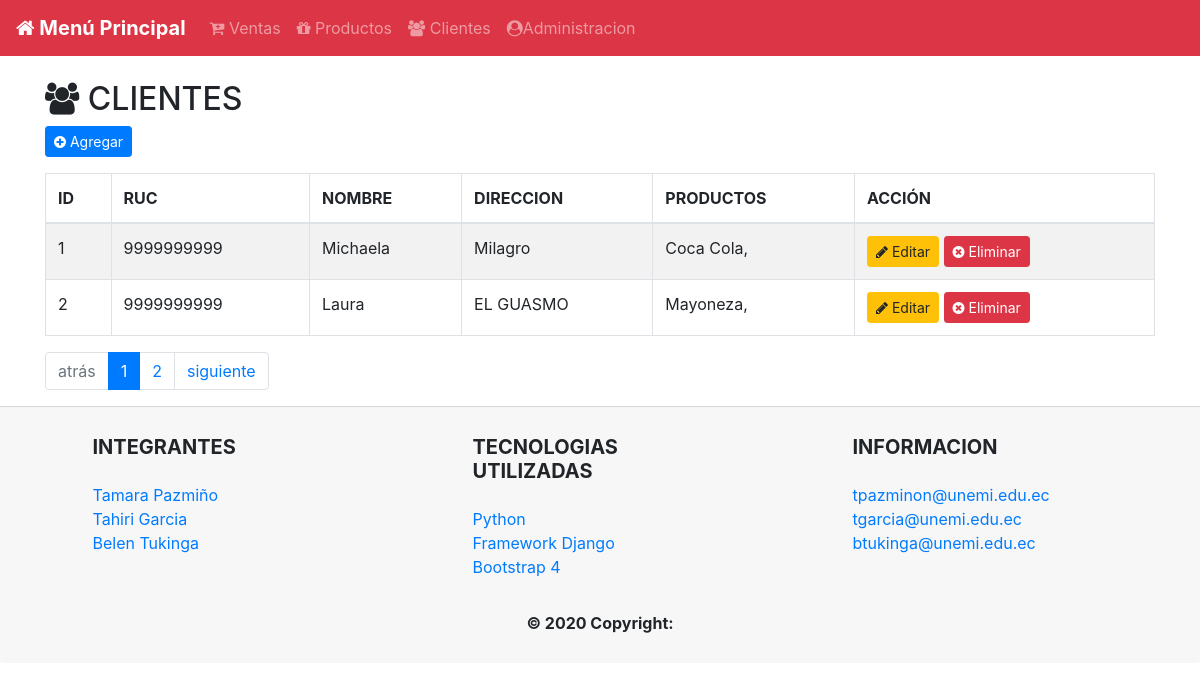
/clientes/, run on the app's committed database.
### appFacturacion/models.py (models this page shows, shortened)
class Cliente(models.Model):
    ruc = models.CharField(max_length=13)
    nombre = models.CharField(max_length=300)
    direccion = models.TextField(blank=True, null=True)
    producto = models.ManyToManyField(Producto)
    class Meta:
        verbose_name = 'Cliente'
        verbose_name_plural = 'Clientes'

### appFacturacion/views.py (the view)
# urls.py: path('clientes/',clientemostrar,name='clientes'),
def clientemostrar(request):
    cli = Cliente.objects.all()
    paginas = request.GET.get('page', 1)
    paginacion = Paginator(cli, 2)  # numero de paginas
    cli = paginacion.page(paginas)
    clientes = Cliente.objects.prefetch_related(
        'producto').all().values('id', 'producto__descripcion')
    return render(request, 'clientes-detalle.html', {'clientes': clientes, 'cli': cli})

### templates/clientes-detalle.html (shortened to what this page needs)
{% extends 'index.html' %}
{% block contenido %}
<div class="container ">
    <h2><i class="fa fa-group"></i> CLIENTES</h2>
    <div class="row">
        <div class="col-lg-12">
            <div class="panel panel-default">
                <div class="panel-heading form-group">
                    <a href="/clientes/nuevo" class="btn btn-primary btn-sm"><i
                            class="fa fa-plus-circle"></i>
                        Agregar</a>
                </div>
                <div class="panel-body">
                    <table width="100%" class="table table-striped table-bordered table-hover" id="dataTables-example">
                        <thead>
                            <tr>
                                <th>ID</th>
                                <th>RUC</th>
                                <th>NOMBRE</th>
                                <th>DIRECCION</th>
                                <th>PRODUCTOS</th>
                                <th>ACCIÓN</th>
                            </tr>
                        </thead>
                        <tbody>
                            {% for cliente in cli %}
                            <tr class="odd gradeX">
                                <td>{{ cliente.id }}</td>
                                <td>{{ cliente.ruc }}</td>
                                <td>{{ cliente.nombre}}</td>
                                <td>{{ cliente.direccion }}</td>
                                <td>
                                    {% for c in clientes %}
                                    {% if c.id == cliente.id %}
                                    {{ c.producto__descripcion}},
                                    {% endif %}
                                    {% endfor %}
                                </td>
                                <td>
                                    <a href="/clientes/editar/{{cliente.id}}"><span class="btn btn-warning btn-sm"><i
                                                class="fa fa-pencil"></i> Editar</span></a>
                                    <a href="/clientes/eliminar/{{ cliente.id }}"><span class="btn btn-danger btn-sm"><i
                                                class="fa fa-times-circle"></i> Eliminar</span></a>
                                </td>
                            </tr>
                            {% endfor %}
                        </tbody>
                    </table>
                    <div class="pagination">
                        <nav aria-label="Page navigation example">
                            {% if cli.has_other_pages %}
                            <ul class="pagination">
                                {% if cli.has_previous %}
                                <li class="page-item"><a class="page-link"
                                        href="?page={{  cli.previous_page_number }}">atrás</a></li>
                                {% else %}
                                <li class="page-item disabled"><a class="page-link" href="#">atrás</a></li>
                                {% endif %}
                                {% for i in cli.paginator.page_range %}
                                {% if cli.number == i %}
                                <li class="page-item active"><span class="page-link">{{ i }} </span></li>
                                {% else %}
                                <li class="page-item"><a class="page-link" href="?page={{ i }}">{{ i }}</a></li>
                                {% endif %}
                                {% endfor %}
                                {% if cli.has_next %}
                                <li class="page-item"><a class="page-link"
                                        href="?page={{ cli.next_page_number }}">siguiente</a></li>
                                {% else %}
                                <li class="page-item disabled"><a class="page-link" href="#">siguiente</a></li>
                                {% endif %}
                            </ul>
                            {% endif %}
                        </nav>
                    </div>
                </div>
            </div>
        </div>
    </div>
</div>
{% endblock contenido %}

### data on the page
Cliente: id "1", ruc "9999999999", nombre "Michaela", direccion "Milagro", producto__descripcion "Coca Cola"
Cliente: id "2", ruc "9999999999", nombre "Laura", direccion "EL GUASMO", producto__descripcion "Mayoneza"

### other printed values
{{ i }} "1"
{{ i }} "2"
